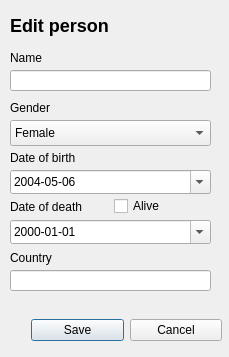
<?xml version="1.0" encoding="UTF-8"?>
<ui version="4.0">
 <class>editPersonDialog</class>
 <widget class="QDialog" name="editPersonDialog">
  <property name="geometry">
   <rect>
    <x>0</x>
    <y>0</y>
    <width>229</width>
    <height>357</height>
   </rect>
  </property>
  <property name="windowTitle">
   <string>Dialog</string>
  </property>
  <widget class="QComboBox" name="editPersonGender">
   <property name="geometry">
    <rect>
     <x>10</x>
     <y>120</y>
     <width>201</width>
     <height>26</height>
    </rect>
   </property>
   <item>
    <property name="text">
     <string>Female</string>
    </property>
   </item>
   <item>
    <property name="text">
     <string>Male</string>
    </property>
   </item>
  </widget>
  <widget class="QDateEdit" name="editPersonDateOfDeath">
   <property name="geometry">
    <rect>
     <x>10</x>
     <y>220</y>
     <width>201</width>
     <height>24</height>
    </rect>
   </property>
   <property name="displayFormat">
    <string>yyyy-MM-dd</string>
   </property>
   <property name="calendarPopup">
    <bool>true</bool>
   </property>
  </widget>
  <widget class="QLabel" name="label">
   <property name="geometry">
    <rect>
     <x>10</x>
     <y>10</y>
     <width>111</width>
     <height>31</height>
    </rect>
   </property>
   <property name="text">
    <string>&lt;h2&gt;Edit person&lt;/h2&gt;</string>
   </property>
  </widget>
  <widget class="QLineEdit" name="editPersonNameField">
   <property name="geometry">
    <rect>
     <x>10</x>
     <y>70</y>
     <width>201</width>
     <height>21</height>
    </rect>
   </property>
  </widget>
  <widget class="QWidget" name="horizontalLayoutWidget">
   <property name="geometry">
    <rect>
     <x>31</x>
     <y>310</y>
     <width>191</width>
     <height>41</height>
    </rect>
   </property>
   <layout class="QHBoxLayout" name="horizontalLayout">
    <item>
     <widget class="QPushButton" name="pushButton_2">
      <property name="text">
       <string>Save</string>
      </property>
     </widget>
    </item>
    <item>
     <widget class="QPushButton" name="pushButton">
      <property name="text">
       <string>Cancel</string>
      </property>
     </widget>
    </item>
   </layout>
  </widget>
  <widget class="QWidget" name="horizontalLayoutWidget_2">
   <property name="geometry">
    <rect>
     <x>10</x>
     <y>195</y>
     <width>201</width>
     <height>23</height>
    </rect>
   </property>
   <layout class="QHBoxLayout" name="horizontalLayout_2">
    <item>
     <widget class="QLabel" name="label_5">
      <property name="text">
       <string>Date of death</string>
      </property>
     </widget>
    </item>
    <item>
     <widget class="QCheckBox" name="aliveCheckBox">
      <property name="text">
       <string>Alive</string>
      </property>
     </widget>
    </item>
   </layout>
  </widget>
  <widget class="QLabel" name="label_2">
   <property name="geometry">
    <rect>
     <x>10</x>
     <y>50</y>
     <width>59</width>
     <height>16</height>
    </rect>
   </property>
   <property name="text">
    <string>Name</string>
   </property>
  </widget>
  <widget class="QLabel" name="label_6">
   <property name="geometry">
    <rect>
     <x>10</x>
     <y>250</y>
     <width>59</width>
     <height>16</height>
    </rect>
   </property>
   <property name="text">
    <string>Country</string>
   </property>
  </widget>
  <widget class="QLabel" name="label_3">
   <property name="geometry">
    <rect>
     <x>10</x>
     <y>100</y>
     <width>59</width>
     <height>16</height>
    </rect>
   </property>
   <property name="text">
    <string>Gender</string>
   </property>
  </widget>
  <widget class="QDateEdit" name="editPersonDateOfBirth">
   <property name="geometry">
    <rect>
     <x>10</x>
     <y>170</y>
     <width>201</width>
     <height>24</height>
    </rect>
   </property>
   <property name="dateTime">
    <datetime>
     <hour>0</hour>
     <minute>0</minute>
     <second>0</second>
     <year>2004</year>
     <month>5</month>
     <day>6</day>
    </datetime>
   </property>
   <property name="displayFormat">
    <string>yyyy-MM-dd</string>
   </property>
   <property name="calendarPopup">
    <bool>true</bool>
   </property>
  </widget>
  <widget class="QLabel" name="label_4">
   <property name="geometry">
    <rect>
     <x>10</x>
     <y>150</y>
     <width>81</width>
     <height>16</height>
    </rect>
   </property>
   <property name="text">
    <string>Date of birth</string>
   </property>
  </widget>
  <widget class="QLineEdit" name="editPersonCountryField">
   <property name="geometry">
    <rect>
     <x>10</x>
     <y>270</y>
     <width>201</width>
     <height>21</height>
    </rect>
   </property>
  </widget>
 </widget>
 <resources/>
 <connections/>
</ui>
